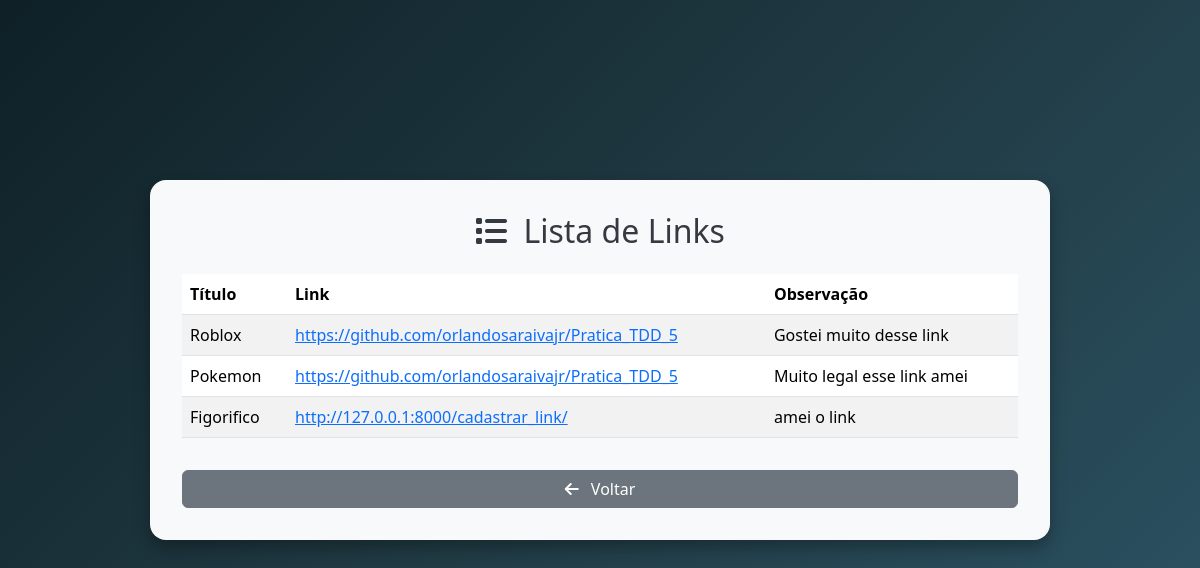
Before: /listar_links/ (signed in) with the older database file.
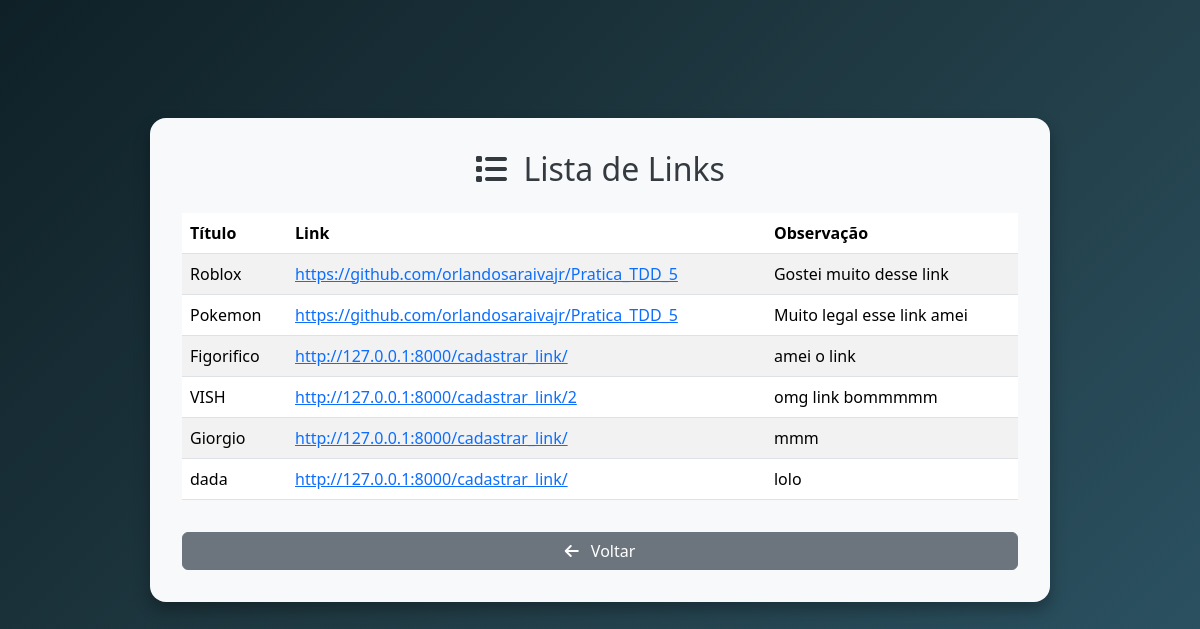
After: the same page with the newer database file.
### core/models.py (models this page shows, shortened)
class LinkModel(models.Model):
    titulo = models.CharField(max_length=150)
    link = models.URLField(max_length=500)
    observacao = models.TextField(blank=True)

### core/views.py (the view)
# urls.py: path('listar_links/', listar_links, name='listar_links'),
@login_required
def listar_links(request):
    links = LinkModel.objects.all()
    context = {
        'links': links
    }
    return render(
        request,
        'listar_links.html',
        context
    )

### core/templates/listar_links.html (shortened to what this page needs)
<!DOCTYPE html>
<html lang="pt-BR">
<head>
    <link href="https://cdn.jsdelivr.net/npm/bootstrap@5.3.3/dist/css/bootstrap.min.css" rel="stylesheet">
    <link href="https://cdnjs.cloudflare.com/ajax/libs/font-awesome/6.5.0/css/all.min.css" rel="stylesheet">
</head>
<body>
    <div class="container container-main">
        <div class="card">
            <h2 class="text-center mb-4">
                <i class="fas fa-list me-2"></i>
                Lista de Links
            </h2>
            <table class="table table-striped">
                <thead>
                    <tr>
                        <th>Título</th>
                        <th>Link</th>
                        <th>Observação</th>
                    </tr>
                </thead>
                <tbody>
                    {% for link in links %}
                    <tr>
                        <td>{{ link.titulo }}</td>
                        <td>
                            <a href="{{ link.link }}" target="_blank">
                                {{ link.link }}
                            </a>
                        </td>
                        <td>{{ link.observacao }}</td>
                    </tr>
                    {% endfor %}
                </tbody>
            </table>
            <a href="{% url 'home' %}"
               class="btn btn-secondary w-100 mt-3">
                <i class="fas fa-arrow-left me-2"></i>
                Voltar
            </a>
        </div>
    </div>
</body>
</html>

Changed rows visible on the page:
added LinkModel: titulo "VISH", link "http://127.0.0.1:8000/cadastrar_link/2", observacao "omg link bommmmm"
added LinkModel: titulo "Giorgio", link "http://127.0.0.1:8000/cadastrar_link/", observacao "mmm"
added LinkModel: titulo "dada", link "http://127.0.0.1:8000/cadastrar_link/", observacao "lolo"
